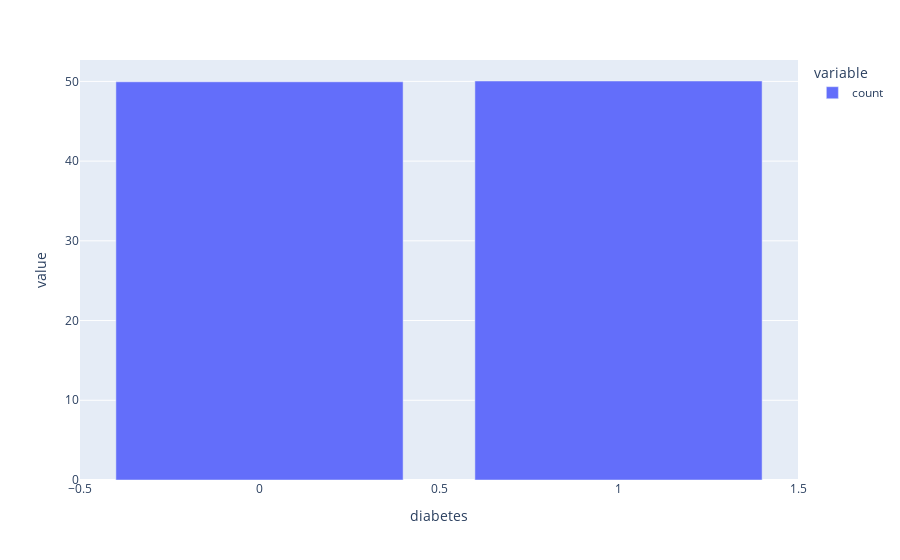

The code cell stored with this chart in its notebook:
### Code cell
px.bar(df_diabetes.value_counts('diabetes')/len(df_diabetes) * 100)

### Figure 1 — Plotly figure (JSON) as saved in the notebook; plotly's stock layout.template omitted (floating-point values rounded to 4 significant figures)
{"data": [{"hovertemplate": "variable=count<br>diabetes=%{x}<br>value=%{y}<extra></extra>", "legendgroup": "count", "marker": {"color": "#636efa", "pattern": {"shape": ""}}, "name": "count", "orientation": "v", "showlegend": true, "textposition": "auto", "type": "bar", "x": [1, 0], "xaxis": "x", "y": [50.05, 49.95], "yaxis": "y"}], "layout": {"barmode": "relative", "legend": {"title": {"text": "variable"}, "tracegroupgap": 0}, "margin": {"t": 60}, "xaxis": {"anchor": "y", "domain": [0, 1], "title": {"text": "diabetes"}}, "yaxis": {"anchor": "x", "domain": [0, 1], "title": {"text": "value"}}}}
